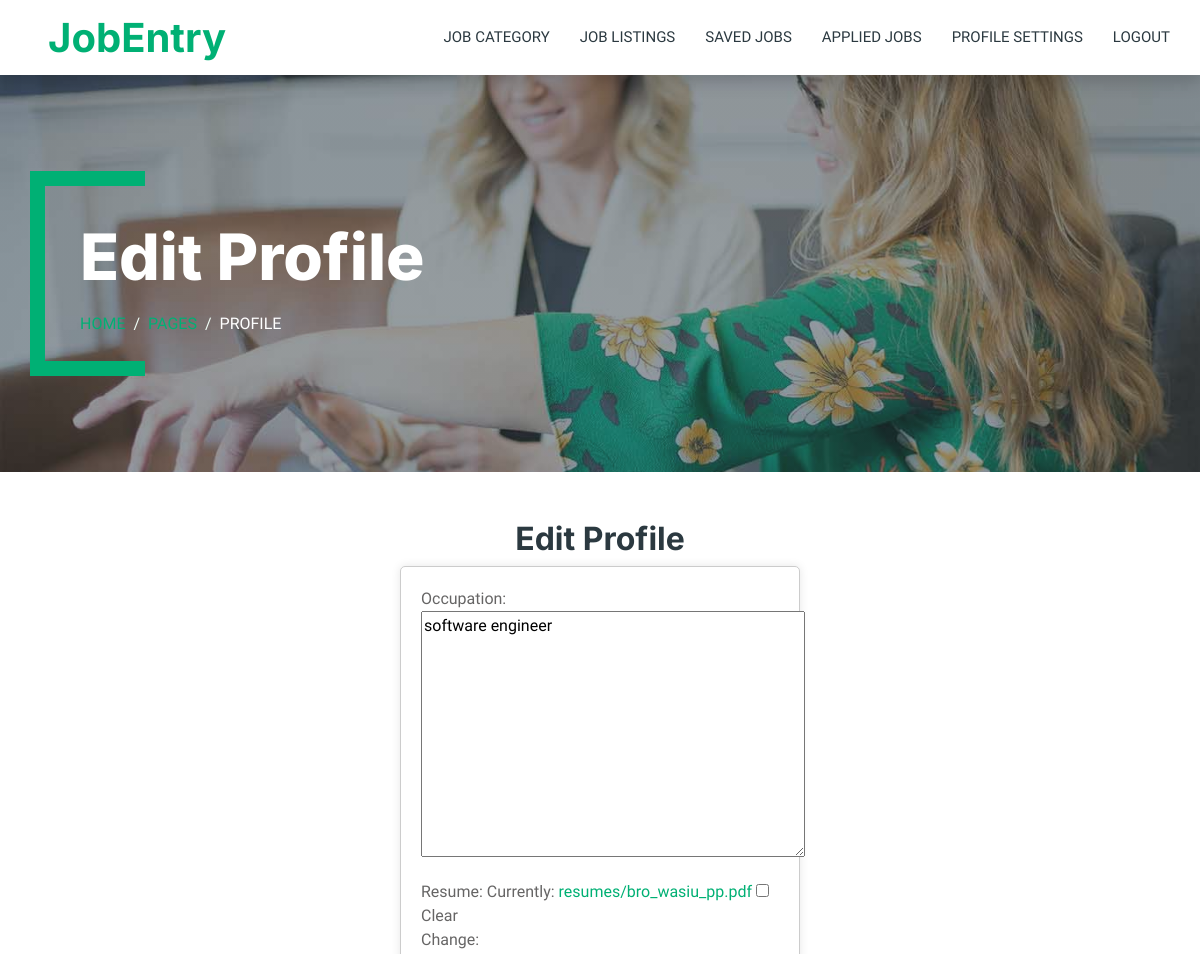
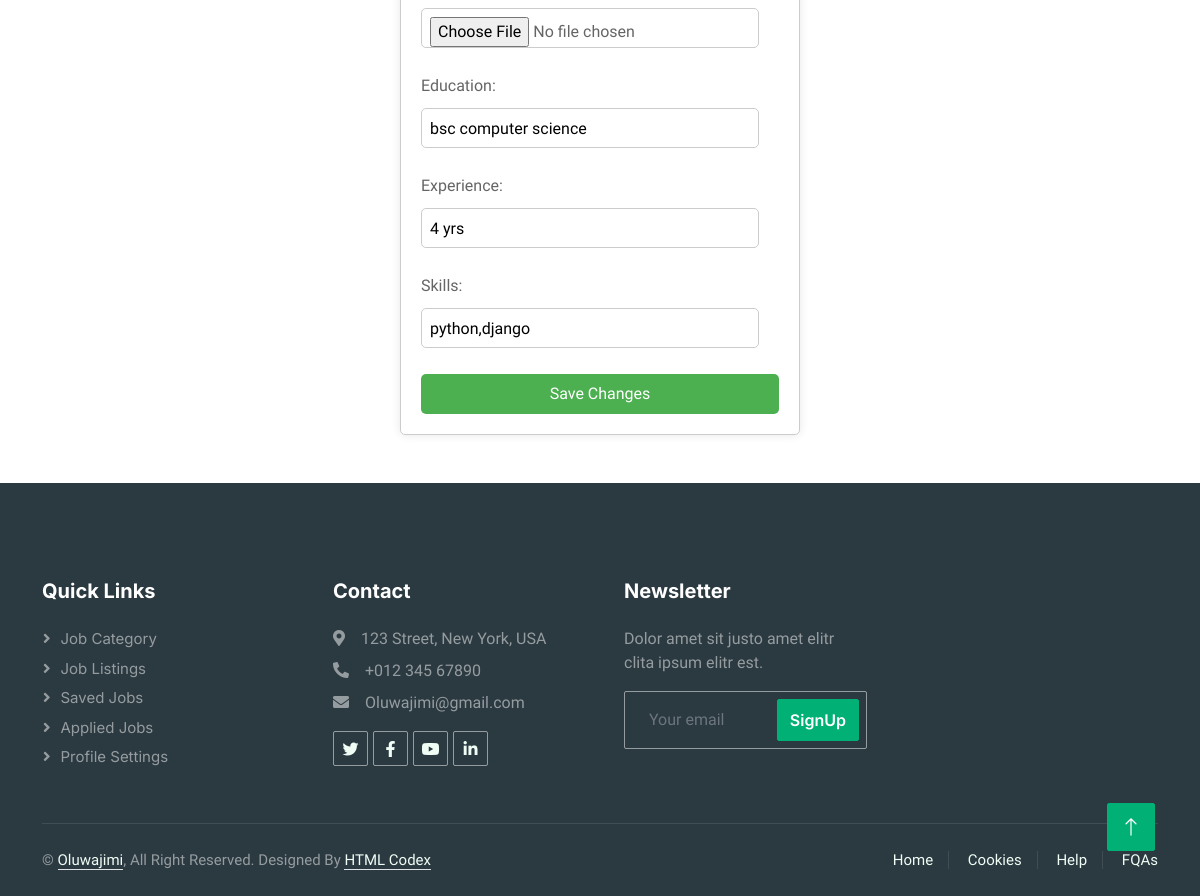
The app's page /accounts/edit/jobseeker/ (signed in) with its own data (2 pictures, top to bottom).
### accounts/models.py (models this page shows, shortened)
class Jobseeker(models.Model):
    user = models.OneToOneField(User, on_delete=models.CASCADE , primary_key = True )
    occupation = models.TextField(max_length=100,blank=True)
    resume = models.FileField(upload_to='resumes/', blank=True)
    education = models.CharField(max_length=100, blank=True)
    experience = models.CharField(max_length=100, blank=True)
    skills = models.CharField(max_length=200, blank=True)

### accounts/views.py (the view)
# urls.py: path('edit/jobseeker/', edit_jobseeker_profile, name='edit_jobseeker_profile'),
def edit_jobseeker_profile(request):
    jobseeker = Jobseeker.objects.get(user=request.user)
    if request.method == 'POST':
        form = JobSeekerProfileForm(request.POST, instance=jobseeker)
        if form.is_valid():
            form.save()
            return redirect('edit_jobseeker_profile')  # Redirect to profile view page
    else:
        form = JobSeekerProfileForm(instance=jobseeker)
    return render(request, 'profile/edit_jobseeker_profile.html', {'form': form})

### accounts/forms.py
class JobSeekerProfileForm(forms.ModelForm):
    class Meta:
        model = Jobseeker
        fields = ['occupation', 'resume', 'education', 'experience', 'skills']

### templates/profile/edit_jobseeker_profile.html (shortened to what this page needs)
{%extends 'sitepages/base3.html' %}
{%load static%}
{%block homepage_content%}
  <div class="container-xxl py-5 bg-dark page-header mb-5">
    <div class="container my-5 pt-5 pb-4">
        <h1 class="display-3 text-white mb-3 animated slideInDown">Edit Profile</h1>
        <nav aria-label="breadcrumb">
            <ol class="breadcrumb text-uppercase">
                <li class="breadcrumb-item"><a href="#">Home</a></li>
                <li class="breadcrumb-item"><a href="#">Pages</a></li>
                <li class="breadcrumb-item text-white active" aria-current="page">profile</li>
            </ol>
        </nav>
    </div>
</div>
<h2>Edit Profile</h2>
<div class="card">
    <form method="post">
        {{ form.as_p }}
        <button type="submit">Save Changes</button>
    </form>
</div>
{%endblock%}

### static/css/style.css (style rules this page uses)
:root { --primary: #00B074; --secondary: #2B9BFF; --light: #EFFDF5; --dark: #2B3940; }
.header-carousel .container, .page-header .container { position: relative; padding: 45px 0 45px 35px; border-left: 15px solid var(--primary); }
.header-carousel .container::before, .header-carousel .container::after, .page-header .container::before, .page-header .container::after { position: absolute; content: ""; top: 0; left: 0; width: 100px; height: 15px; background: var(--primary); }
.header-carousel .container::after, .page-header .container::after { top: 100%; margin-top: -15px; }
.page-header { background: linear-gradient(rgba(43, 57, 64, .5), rgba(43, 57, 64, .5)), url(../img/carousel-1.jpg) center center no-repeat; background-size: cover; }
.breadcrumb-item + .breadcrumb-item::before { color: var(--light); }

### templates/profile/edit_jobseeker_profile.html (style rules this page uses)
.card { width: 400px; margin: auto; padding: 20px; border: 1px solid #ccc; border-radius: 5px; box-shadow: 0 0 10px rgba(0, 0, 0, 0.1); }
.card input[type="text"], .card input[type="email"], .card input[type="password"], .card input[type="file"] { width: calc(100% - 20px); height: 40px; padding: 8px; margin: 10px 0; border: 1px solid #ccc; border-radius: 5px; box-sizing: border-box; }
.card button { width: 100%; height: 40px; background-color: #4CAF50; color: white; border: none; border-radius: 5px; cursor: pointer; transition: background-color 0.3s ease; }
h2 { text-align: center; }

### records on screen
Jobseeker: occupation "software engineer", education "bsc computer science", experience "4 yrs", skills "python,django"
